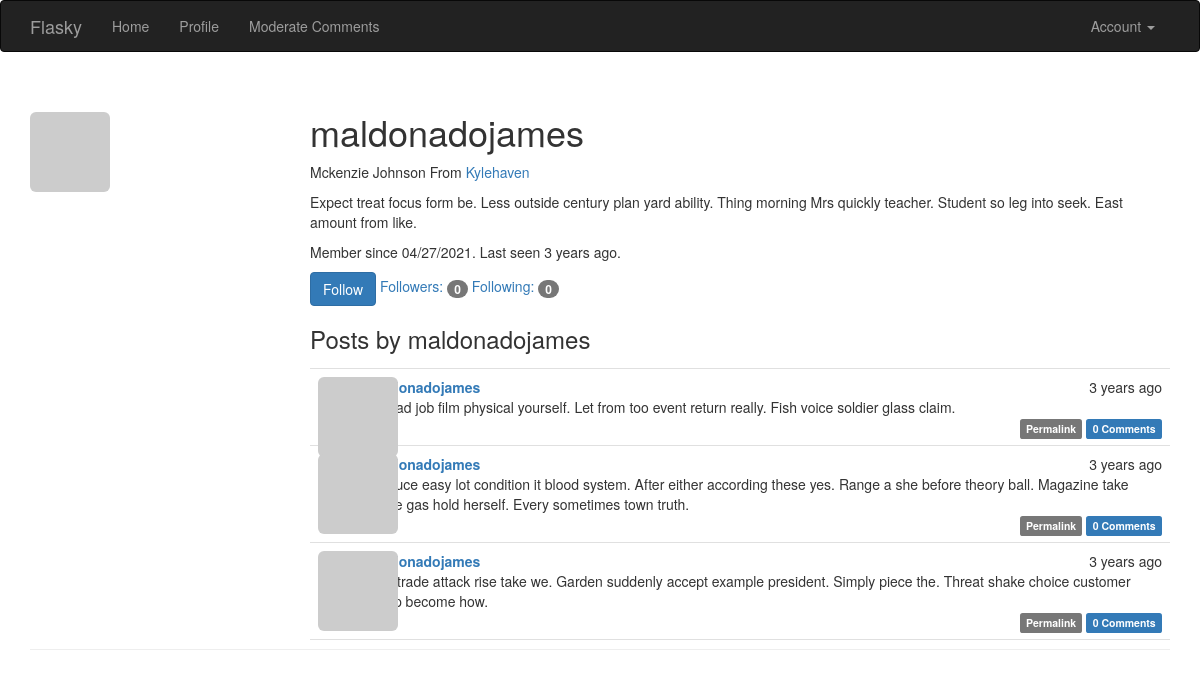
Page /user/maldonadojames (signed in) on the committed database.
### app/models.py (models this page shows, shortened)
class User(UserMixin,db.Model):
    __tablename__ = 'users'
    id = db.Column(db.Integer, primary_key=True)
    username = db.Column(db.String(64), unique=True, index=True)
    role_id = db.Column(db.Integer, db.ForeignKey('roles.id'))
    password_hash = db.Column(db.String(128))
    email = db.Column(db.String(64), unique=True, index=True)
    confirmed = db.Column(db.Boolean, default=False)
    name = db.Column(db.String(64))
    location = db.Column(db.String(64))
    about_me = db.Column(db.Text())
    member_since = db.Column(db.DateTime(), default=datetime.utcnow)
    last_seen = db.Column(db.DateTime(), default=datetime.utcnow)
    avatar_hash = db.Column(db.String(32))
    posts = db.relationship('Post', backref='author', lazy='dynamic')
    comments = db.relationship('Comment', backref='author', lazy='dynamic')
    followed = db.relationship('Follow',
                               foreign_keys = [Follow.follower_id],
                               backref=db.backref('follower', lazy='joined'),
                               lazy='dynamic',
                               cascade='all, delete-orphan'
                               )
    followers = db.relationship('Follow',
                                foreign_keys = [Follow.followed_id],
                                backref=db.backref('followed', lazy='joined'),
                                lazy='dynamic',
                                cascade='all, delete-orphan'
                                )
    def is_following(self, user):
        if user.id is None:
            return False
        return self.followed.filter_by(followed_id=user.id).first() is not None
    def gravatar(self, size=100, default='identicon', rating='g'):
        url = 'https://secure.gravatar.com/avatar'
        hash = self.avatar_hash or self.gravatar_hash()
        return '{url}/{hash}?s={size}&d={default}&r={rating}'.format(
            url=url, hash=hash, size=size, default=default, rating=rating)
    def can(self, perm):
        return self.role is not None and self.role.has_permission(perm)
    def is_administrator(self):
        return self.can(Permission.ADMIN)
    @property
    def password(self):
        raise AttributeError('password is not a readable attribute')
    def ping(self):
        self.last_seen = datetime.utcnow()
        db.session.add(self)
        db.session.commit()

class Post(db.Model):
    __tablename__ = 'posts'
    id = db.Column(db.Integer, primary_key=True)
    body = db.Column(db.Text)
    body_html = db.Column(db.Text)
    timestamp = db.Column(db.DateTime, index=True, default=datetime.utcnow)
    author_id = db.Column(db.Integer, db.ForeignKey('users.id'))
    comments = db.relationship('Comment', backref='post', lazy='dynamic')

### app/main/views.py (the view)
@main.route('/user/<username>')
def user(username):
    user = User.query.filter_by(username=username).first()
    if user is None:
        abort(404)
    posts = user.posts.order_by(Post.timestamp.desc()).all()
    return render_template('user.html', user=user, posts=posts)

### app/auth/views.py (called while the page is built)
@auth.before_app_request
def before_request():
    if current_user.is_authenticated:
        current_user.ping()
        if not current_user.confirmed \
        and request.blueprint != 'auth' \
        and request.endpoint != 'static':
            return redirect(url_for('auth.unconfirmed'))

### app/main/__init__.py (called while the page is built)
@main.app_context_processor
def inject_permissions():
    return dict(Permission=Permission)

### app/main/views.py (called while the page is built)
@main.after_app_request
def after_request(response):
    for query in get_debug_queries():
        if query.duration >= current_app.config['FLASKY_SLOW_DB_QUERY_TIME']:
            current_app.logger.warning(
                'Slow query: %s\nParameters: %s\nDuration: %s\nContext:%s\n' %
                (query.statement, query.parameters, query.duration, query.context)
            )
    return response

### app/models.py (called while the page is built)
@login_manager.user_loader
def load_user(user_id):
    return User.query.get(int(user_id))

    def has_permission(self, perm):
        return self.permissions & perm == perm

### app/templates/user.html (shortened to what this page needs)
{% extends "base.html" %}
{% block page_content %}
<div class="page-header">
    <img class="img-rounded profile-thumbnail" src="{{ user.gravatar(size=256) }}"/>
    <div class="profile-header">
        <h1>{{ user.username }}</h1>
        {% if user.name or user.location %}
        <p>
            {% if user.name %}{{ user.name }} {% endif %}
            {% if user.location %}
            From <a href="http://maps.google.com/?q={{ user.location }}">{{ user.location }}</a>
            {% endif %}
        </p>
        {% endif %}
        {% if user.about_me %}
        <p>{{ user.about_me }}</p>
        {% endif %}
        <p>
            Member since {{ moment(user.member_since).format('L') }}.
            Last seen {{ moment(user.last_seen).fromNow() }}.
        </p>
        <p>
            {% if current_user.can(Permission.FOLLOW) and user != current_user %}
                {% if not current_user.is_following(user) %}
                    <a href="{{ url_for('.follow', username=user.username) }}" class="btn btn-primary">
                        Follow
                    </a>
                {% else %}
                    <a href="{{ url_for('.unfollow', username=user.username) }}" class="btn btn-default">
                        Unfollow
                    </a>
                {% endif %}
            {% endif %}
            <a href="{{ url_for('.followers', username=user.username) }}">
                Followers: <span class="badge">{{ user.followers.count() }}</span>
            </a>
            <a href="{{ url_for('.followed_by', username=user.username) }}">
                Following: <span class="badge">{{ user.followed.count() }}</span>
            </a>
        </p>
        <h3>Posts by {{ user.username }}</h3>
        {% include '_posts.html' %}
    </div>
</div>
{% endblock %}

### app/templates/_posts.html (shortened to what this page needs)
<ul class="posts">
        {% for post in posts %}
        <li class="post">
            <div class="post-thumbnail">
                <a href="{{ url_for('.user', username=post.author.username) }}">
                    <img class="img-rounded profile-thumbnail" src="{{ post.author.gravatar(size=40) }}"/>
                </a>
            </div>
            <div class="post-content">
                <div class="post-date">{{ moment(post.timestamp).fromNow() }}</div>
                <div class="post-author">
                    <a href="{{ url_for('.user', username=post.author.username) }}">
                        {{ post.author.username }}
                    </a>
                </div>
                <div class="post-body">
                    {% if post.body_html %}
                        {{ post.body_html | safe }}
                    {% else %}
                        {{ post.body }}
                    {% endif %}
                </div>
                <div class="post-footer">
                    <a href="{{ url_for('.post', id=post.id) }}">
                        <span class="label label-default">Permalink</span>
                    </a>
                    <a href="{{ url_for('.post', id=post.id) }}#comments">
                        <span class="label label-primary">{{ post.comments.count() }} Comments</span>
                    </a>
                </div>
            </div>
        </li>
        {% endfor %}
    </ul>

### app/static/styles.css (style rules this page uses)
.profile-thumbnail { position: absolute; }
.profile-header { min-height: 260px; margin-left: 280px; }
ul.posts { list-style-type: none; padding: 0px; margin: 16px 0px 0px 0px; border-top: 1px solid #e0e0e0; }
ul.posts li.post { padding: 8px; border-bottom: 1px solid #e0e0e0; }
div.post-date { float: right; }
div.post-author { font-weight: bold; }
div.post-thumbnail { position: absolute; }
div.post-content { margin-left: 48px; min-height: 48px; }
div.post-footer { text-align: right; }

### rows in the picture
User: username "maldonadojames", name "Mckenzie Johnson", location "Kylehaven", about_me "Expect treat focus form be. Less outside century plan yard ability. Thing morning Mrs quickly teacher. Student so leg into seek. East amount from like.", member_since "04/27/2021", last_seen "3 years ago"
Post: timestamp "3 years ago", author.username "maldonadojames", body "Instead job film physical yourself. Let from too event return really. Fish voice soldier glass claim.", comments.count "0"
Post: timestamp "3 years ago", author.username "maldonadojames", body "Produce easy lot condition it blood system. After either according these yes. Range a she before theory ball. Magazine take single gas hold herself. Every sometimes town truth.", comments.count "0"
Post: timestamp "3 years ago", author.username "maldonadojames", body "Find trade attack rise take we. Garden suddenly accept example president. Simply piece the. Threat shake choice customer group become how.", comments.count "0"

### other values in the picture
{{ user.followers.count() }} "0"
{{ user.followed.count() }} "0"
